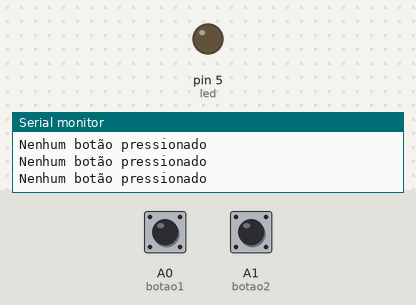
The program below on a simulated Arduino Uno, built with avr-gcc and run on an emulated ATmega328P. On the bench: output pins drawn as LEDs (lit = HIGH), the last lines printed to the serial monitor. Inputs (shaded band) come from the test bench; at power-on: A0 (botao1) HIGH, A1 (botao2) HIGH.

Above: at 3.8 s.
3.9 s: A0 (botao1) pulled LOW for 1.8 s
At 4.9 s:
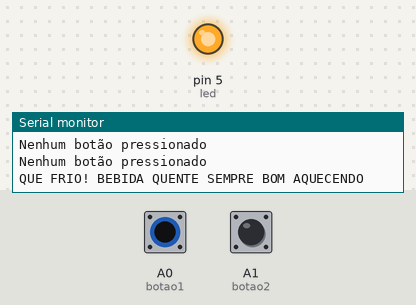
7.5 s: A1 (botao2) pulled LOW for 1.8 s
At 11.7 s:
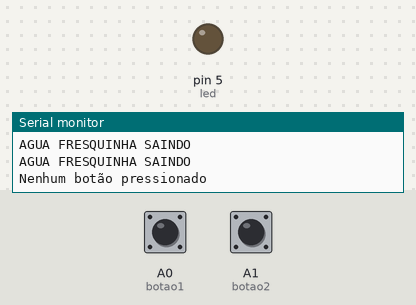
12.0 s: A1 (botao2) pulled LOW for 3.2 s
At 13.0 s:
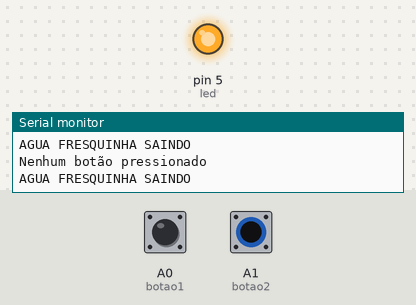
18.0 s: A0 (botao1) pulled LOW for 3.2 s
At 23.5 s:
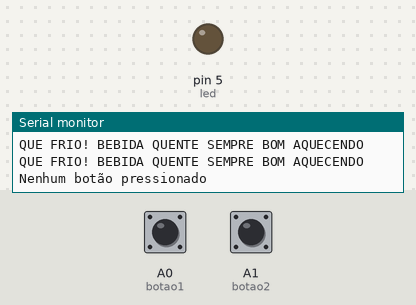
Timing chart, 0 to 25.0 s (numbered marks = the images above; inputs shaded):
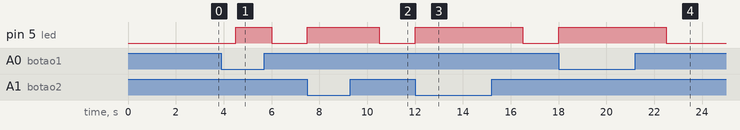

Measured:
- after the input at 3.9 s, pin 5 (led): LOW → HIGH after 0.60 s, → LOW 1.5 s later
- after the input at 7.5 s, pin 5 (led): LOW → HIGH at once, → LOW 3.0 s later
- after the input at 12.0 s, pin 5 (led): LOW → HIGH at once, → LOW 4.5 s later
- after the input at 18.0 s, pin 5 (led): LOW → HIGH at once, → LOW 4.5 s later

The program:

main.cpp
```cpp
#include <Arduino.h>

int led = 5;      // Pino do LED
int botao1 = A0;  // Botão 1 (aquecimento)
int botao2 = A1;  // Botão 2 (resfriamento)

void setup() {
  pinMode(led, OUTPUT);
  pinMode(botao1, INPUT); // usaR UM resistor interno
  pinMode(botao2, INPUT); // usaR UM resistor interno
  Serial.begin(9600);
}

void loop() {
  int estado = 0; // 0 = nenhum, 1 = aquecimento, 2 = resfriamento

  if (digitalRead(botao1) == LOW) estado = 1; // botão 1 pressionado
  if (digitalRead(botao2) == LOW) estado = 2; // botão 2 pressionado

  switch (estado) {
    case 1: // aquecimento
      digitalWrite(led, HIGH);
      Serial.println("QUE FRIO! BEBIDA QUENTE SEMPRE BOM AQUECENDO ");
      break;

    case 2: // resfriamento
      digitalWrite(led, HIGH);
      Serial.println("AGUA FRESQUINHA SAINDO");
      break;

    default:
      digitalWrite(led, LOW);
      Serial.println("Nenhum botão pressionado");
      break;
  }

  delay(1500); // 1,5 segundos
}
```
